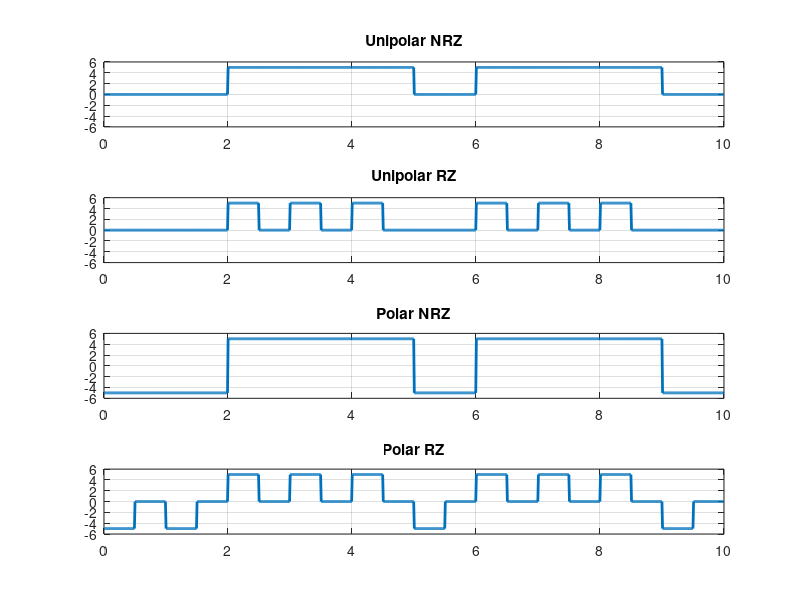
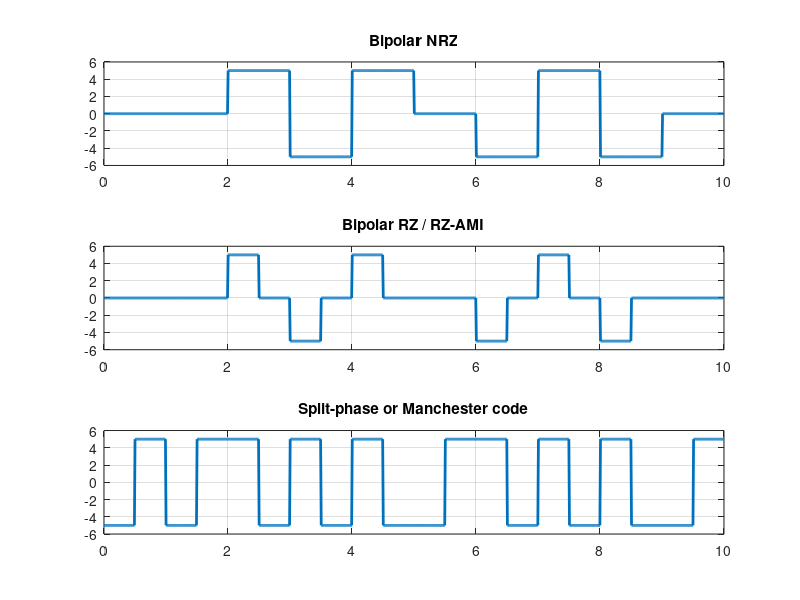
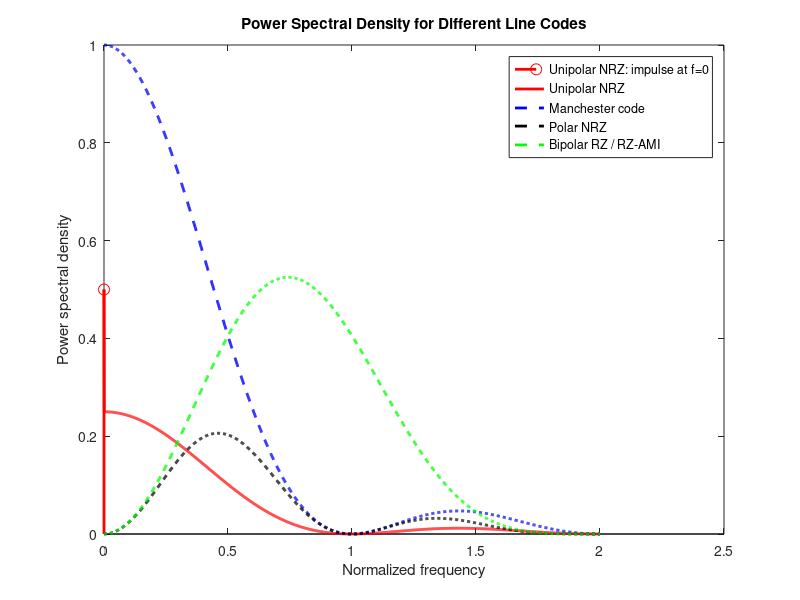
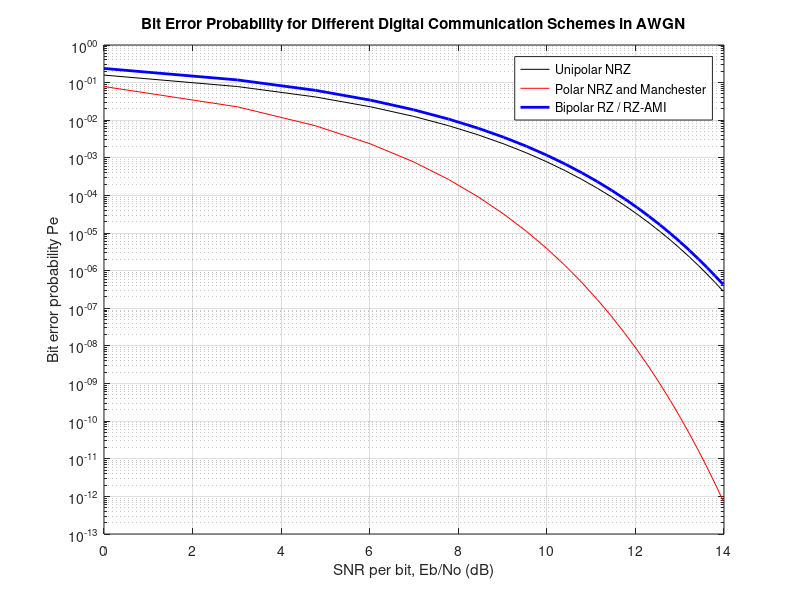

Source code (MATLAB) for these figures, in order:
%line codes generation

N= 10; % Number of input bits
a=floor(2*rand (1,N)) % generates random 1's and zero's and displays
A=5; % Pulse amplitude
Tb=1; %bit period
fs=100; % Number of samples (even number) taken in a bitperiod
%Unipolar NRZ
U=[];
for k=1:N;
U = [U A*a(k)*ones(1,fs)];
end
%Unipolar RZ
U_rz=[];
for k=1:N;
c = ones(1,fs/2);
b = zeros(1,fs/2);
p = [c b];
U_rz = [U_rz A*a(k)*p];
end
%Polar NRZ
P=[];
for k=1:N
P = [P ((-1)^(a(k) + 1))*A*ones(1,fs)];
end
%Polar RZ
P_rz=[];
for k = 1:N
c = ones(1,fs/2);
b = zeros(1,fs/2);
p = [c b];
P_rz = [P_rz ((-1)^(a(k)+1))*A*p];
end
%Bipolar NRZ
B=[];
count=-1;
for k= 1:N
if a(k)==1
if count==-1
B = [B A*a(k)*ones(1,fs)];
count=1;
else
B = [B -A*a(k)*ones(1,fs)];
count=-1;
end
else
B = [B A*a(k)*ones(1,fs)];
end
end
%Bipolar RZ / AMI RZ
B_rz=[];
count=-1;
for k= 1:N
if a(k)==1
if count==-1
B_rz = [B_rz A*a(k)*ones(1,fs/2) zeros(1,fs/2)];
count=1;
else
B_rz = [B_rz -A*a(k)*ones(1,fs/2) zeros(1,fs/2)];
count=-1;
end
else
B_rz = [B_rz A*a(k)*ones(1,fs)];
end
end
%Split-phase or Manchester code
M=[];
for k = 1:N
c = ones(1,fs/2);
b = -1*ones(1,fs/2);
p = [c b];
M = [M ((-1)^(a(k)+1))*A*p];
end
T = linspace(0,N*Tb, length(U));% Time vector % Lengths of all codes are same
figure(1)
subplot(4, 1, 1); plot(T,U,'LineWidth',2)
axis([0 N*Tb -6 6])
title('Unipolar NRZ')
grid on
subplot(4, 1, 2); plot(T,U_rz,'LineWidth',2)
axis([0 N*Tb -6 6])
title('Unipolar RZ')
grid on
subplot(4, 1, 3); plot(T,P,'LineWidth',2)
axis([0 N*Tb -6 6])
title('Polar NRZ')
grid on
subplot(4, 1, 4); plot(T,P_rz,'LineWidth',2)
axis([0 N*Tb -6 6])
title('Polar RZ')
grid on
figure(2)
subplot(3, 1, 1); plot(T,B,'LineWidth',2)
axis([0 N*Tb -6 6])
title('Bipolar NRZ')
grid on
subplot(3, 1, 2); plot(T,B_rz,'LineWidth',2)
axis([0 N*Tb -6 6])

title('Bipolar RZ / RZ-AMI')
grid on
subplot(3, 1, 3); plot(T,M,'LineWidth',2)
axis([0 N*Tb -6 6])
title('Split-phase or Manchester code')
grid on

%PSD of line codes

v = 1;   % Voltage level of a bit
R = 1;   % Bitrate
T = 1/R; % Bit period
f = 0:0.001*R:2*R; % Frequency vector in terms of bit rate
f = f + 1e-10; % Avoid division by zero in the sinusoid
f_zero = 1e-9;   % Small offset for the frequency component at f=0

% PSD curves are plotted for Bitrate=1 bps and Pulse amplitude=1 V

% Unipolar NRZ
s_unipolar_nrz = (v^2 * T/4) * (sin(pi * f * T) ./ (pi * f * T)).^2;
s_unipolar_nrz(1) = s_unipolar_nrz(1) + (v^2 / 4) + f_zero; % Add impulse at f=0

figure;
stem(f_zero, s_unipolar_nrz(1), 'or', 'LineWidth', 2, 'MarkerSize', 8); % Impulse at f=0
hold on;
plot(f, s_unipolar_nrz, '-r', 'LineWidth', 2);

% Polar NRZ
s_polar_nrz = (v^2 * T) * (sin(pi * f * T) ./ (pi * f * T)).^2;
plot(f, s_polar_nrz, '--b', 'LineWidth', 2);

% Bipolar RZ
s_bipolar_rz = (v^2 * T/4) * ((sin(pi * f * T/2) ./ (pi * f * T/2)).^2) .* (sin(pi * f * T).^2);
plot(f, s_bipolar_rz, '--k', 'LineWidth', 2);

% Manchester code
s_manchester = (v^2 * T) * ((sin(pi * f * T/2) ./ (pi * f * T/2)).^2) .* (sin(pi * f * T/2).^2);
plot(f, s_manchester, '--g', 'LineWidth', 2);

legend('Unipolar NRZ: impulse at f=0', 'Unipolar NRZ', 'Manchester code', 'Polar NRZ', 'Bipolar RZ / RZ-AMI');
xlabel('Normalized frequency');
ylabel('Power spectral density');
title('Power Spectral Density for Different Line Codes');

%probality of error

% The probability of error, for equally likely data, with AWGN and matched filter
E = 0:1:25; % Eb/N0 = SNR of the received signal

% Unipolar NRZ
P1 = (1/2) * erfc(sqrt(E/2));

% Polar NRZ and Manchester code have the same Pe for equiprobable 1's and 0's
P2 = (1/2) * erfc(sqrt(E));

% Bipolar RZ / RZ-AMI
P3 = (3/4) * erfc(sqrt(E/2));

E_dB = 10 * log10(E); % SNR in dB

figure;
semilogy(E_dB, P1, '-k', E_dB, P2, '-r', E_dB, P3, '-b', 'LineWidth', 2);
legend('Unipolar NRZ', 'Polar NRZ and Manchester', 'Bipolar RZ / RZ-AMI', 'Location', 'best');
xlabel('SNR per bit, Eb/No (dB)');
ylabel('Bit error probability Pe');
title('Bit Error Probability for Different Digital Communication Schemes in AWGN');
grid on;
